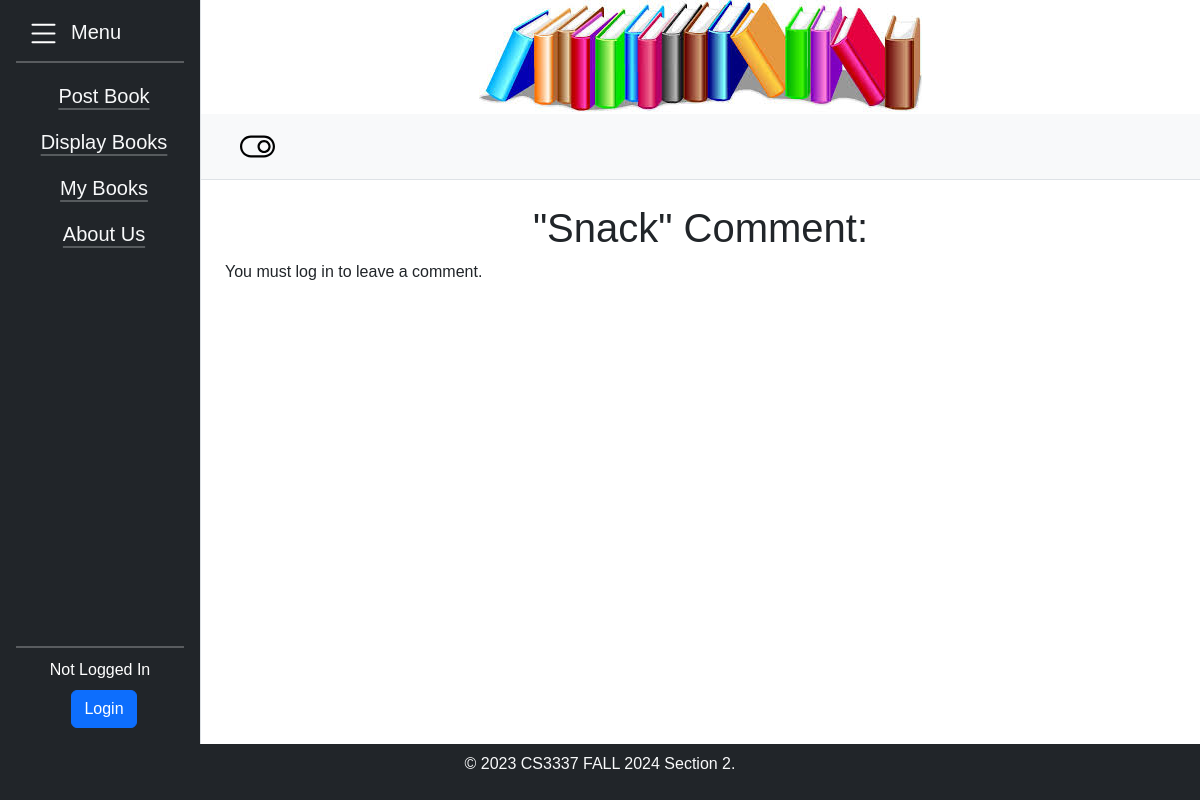
Screenshot of /book_detail/1/comment_form/ with the database file from the repository.
### bookMng/models.py (models this page shows, shortened)
class MainMenu(models.Model):
    item = models.CharField(max_length=200,unique=True)
    link = models.CharField(max_length=200,unique=True)

class Book(models.Model):
    name = models.CharField(max_length=200)
    web = models.URLField(max_length=200)
    price = models.DecimalField(decimal_places=2, max_digits=8)
    publishdate = models.DateField(auto_now=True)
    picture = models.FileField(upload_to='bookEx/static/uploads')
    pic_path = models.CharField(max_length=300, editable=False, blank=True)
    username = models.ForeignKey(User, blank=True, null=True, on_delete=models.CASCADE)
    ratings = models.IntegerField(default=0)
    ratingscount = models.IntegerField(default=0)
    overallrating = models.IntegerField(default=0)

### bookMng/views.py (the view)
# urls.py: path('book_detail/<int:book_id>/comment_form/', views.comment_form, name='comment_form'),
def comment_form(request, book_id):
    book = get_object_or_404(Book, id=book_id)
    comments = book.comments.all()
    if request.method == 'POST':
        comment_form = CommentForm(request.POST)
        if comment_form.is_valid():
            comment = comment_form.save(commit=False)
            comment.book = book
            comment.user = request.user
            comment.save()
            return redirect('book_detail', book_id=book.id)
    else:
        comment_form = CommentForm()
    return render(request, 'bookMng/post_comment.html', {
        'item_list': MainMenu.objects.all(),
        'book': book,
        'comment_form': comment_form,
        'comments': comments,  # Optional: Pass the comments to display them in the template
    })

### bookEx/templates/bookMng/post_comment.html
{% extends "base.html" %}
{% load static %}
{% block sidenav %}
    {% for item in item_list %}
            <li class="nav-item py-2 ps-2 fs-5 text-center"><a class="link-light link-offset-2 link-underline-opacity-25 link-underline-opacity-100-hover" href="{{ item.link }}">{{ item.item }}</a></li>
    {% endfor %}
{% endblock sidenav %}
{% block content %}
    <h1 style="text-align:center">"{{ book.name }}" Comment:</h1>
    {% if request.user.is_authenticated %}
        <form method="post">
            {% csrf_token %}
            <div class="mb-3">
                {{ comment_form.content }}
            </div>
            <button type="submit" class="btn btn-primary">Post Comment</button>
        </form>
    {% else %}
        <p>You must log in to leave a comment.</p>
    {% endif %}
{% endblock content %}

### bookEx/static/main.css (style rules this page uses)
body { font-family: times-new-roman, Arial, sans-serif; margin: 0; padding: 0; overflow-x: hidden; height: 100%; }
html { height: 100%; margin: 0; padding: 0; overflow-x: hidden; }

### rows the page displays
MainMenu: item "Post Book"
MainMenu: item "Display Books"
MainMenu: item "My Books"
MainMenu: item "About Us"
Book: name "Snack"
